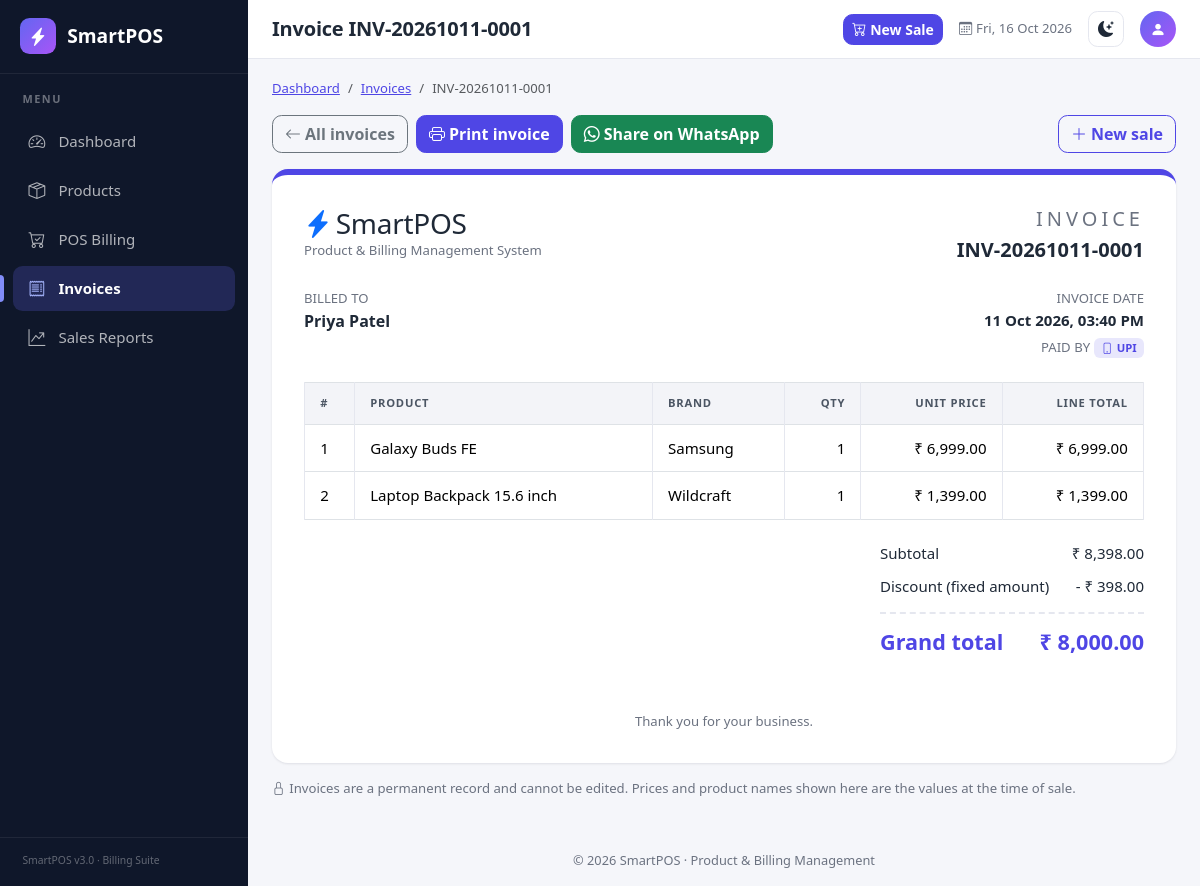
Screenshot of /invoices/view.php?id=2 with the database file from the repository.
### tables this page shows
CREATE TABLE invoices (
    id              INT UNSIGNED NOT NULL AUTO_INCREMENT,
    invoice_number  VARCHAR(30) NOT NULL,
    customer_name   VARCHAR(100) NOT NULL,
    payment_method  ENUM('cash','upi','card') NOT NULL DEFAULT 'cash',
    invoice_date    DATETIME NOT NULL DEFAULT CURRENT_TIMESTAMP,
    subtotal        DECIMAL(12,2) NOT NULL DEFAULT 0.00,
    discount_type   ENUM('none','percentage','fixed') NOT NULL DEFAULT 'none',
    discount_value  DECIMAL(10,2) NOT NULL DEFAULT 0.00,
    discount_amount DECIMAL(12,2) NOT NULL DEFAULT 0.00,
    grand_total     DECIMAL(12,2) NOT NULL DEFAULT 0.00,
    created_at      TIMESTAMP NOT NULL DEFAULT CURRENT_TIMESTAMP,
    PRIMARY KEY (id),
    UNIQUE KEY uq_invoices_number (invoice_number),
    KEY idx_invoices_date (invoice_date),
    KEY idx_invoices_customer (customer_name),
    CONSTRAINT chk_invoices_subtotal CHECK (subtotal >= 0),
    CONSTRAINT chk_invoices_discount CHECK (discount_amount >= 0 AND discount_amount <= subtotal),
    CONSTRAINT chk_invoices_total    CHECK (grand_total >= 0)
);

CREATE TABLE invoice_items (
    id           INT UNSIGNED NOT NULL AUTO_INCREMENT,
    invoice_id   INT UNSIGNED NOT NULL,
    product_id   INT UNSIGNED NOT NULL,
    product_name VARCHAR(150) NOT NULL,
    brand_name   VARCHAR(100) NOT NULL,
    quantity     INT UNSIGNED NOT NULL,
    unit_price   DECIMAL(10,2) NOT NULL,
    cost_price   DECIMAL(10,2) NOT NULL,
    line_total   DECIMAL(12,2) NOT NULL,
    PRIMARY KEY (id),
    KEY idx_items_invoice (invoice_id),
    KEY idx_items_product (product_id),
    CONSTRAINT fk_items_invoice FOREIGN KEY (invoice_id)
        REFERENCES invoices (id) ON DELETE CASCADE ON UPDATE CASCADE,
    CONSTRAINT fk_items_product FOREIGN KEY (product_id)
        REFERENCES products (id) ON DELETE RESTRICT ON UPDATE CASCADE,
    CONSTRAINT chk_items_qty   CHECK (quantity > 0),
    CONSTRAINT chk_items_price CHECK (unit_price >= 0 AND cost_price >= 0),
    CONSTRAINT chk_items_total CHECK (line_total >= 0)
);

### config/database.php (called while the page is built, shortened)
<?php
function db(): PDO
{
    static $pdo = null;
    if ($pdo === null) {
        $dsn = sprintf('mysql:host=%s;port=%s;dbname=%s;charset=utf8mb4', DB_HOST, DB_PORT, DB_NAME);
        $pdo = new PDO($dsn, DB_USER, DB_PASS, [
            PDO::ATTR_ERRMODE            => PDO::ERRMODE_EXCEPTION,
            PDO::ATTR_DEFAULT_FETCH_MODE => PDO::FETCH_ASSOC,
            PDO::ATTR_EMULATE_PREPARES   => false,
        ]);
    }
    return $pdo;
}

### invoices/view.php (the view, shortened to what this page needs)
<?php
$id = parse_uint(get_str('id'));
$invoice = null;
if ($id !== null && $id > 0) {
    $stmt = db()->prepare('SELECT * FROM invoices WHERE id = :id');
    $stmt->execute([':id' => $id]);
    $row = $stmt->fetch();
    $invoice = $row === false ? null : $row;
}
$itemStmt = db()->prepare(
    'SELECT product_name, brand_name, quantity, unit_price, line_total
       FROM invoice_items WHERE invoice_id = :id ORDER BY id'
);
$itemStmt->execute([':id' => $id]);
$items = $itemStmt->fetchAll();
if ($invoice['discount_type'] === 'percentage') {
    $pct = rtrim(rtrim(number_format((float) $invoice['discount_value'], 2, '.', ''), '0'), '.');
    $discountLabel = 'Discount (' . $pct . '%)';
} elseif ($invoice['discount_type'] === 'fixed') {
    $discountLabel = 'Discount (fixed amount)';
} else {
    $discountLabel = 'Discount';
}
$units = 0;
foreach ($items as $it) { $units += (int) $it['quantity']; }
$waText = APP_NAME . " invoice " . $invoice['invoice_number'] . "\n"
        . "Customer: " . $invoice['customer_name'] . "\n"
        . "Items: " . count($items) . " (" . $units . " units)\n"
        . "Total paid: " . money($invoice['grand_total']) . " via " . (payment_methods()[$invoice['payment_method']][0] ?? 'Cash') . "\n"
        . "Thank you for shopping with us!";
$waUrl = 'https://wa.me/?text=' . rawurlencode($waText);
require __DIR__ . '/../includes/header.php';
?>
<div class="d-flex flex-wrap gap-2 mb-3 no-print">
    <a href="<?= e(url('invoices/index.php')) ?>" class="btn btn-outline-secondary">
        <i class="bi bi-arrow-left me-1"></i>All invoices
    </a>
    <button type="button" class="btn btn-primary" onclick="window.print()">
        <i class="bi bi-printer me-1"></i>Print invoice
    </button>
    <a href="<?= e($waUrl) ?>" target="_blank" rel="noopener" class="btn btn-success">
        <i class="bi bi-whatsapp me-1"></i>Share on WhatsApp
    </a>
    <a href="<?= e(url('pos/index.php')) ?>" class="btn btn-outline-primary ms-auto">
        <i class="bi bi-plus-lg me-1"></i>New sale
    </a>
</div>
<div class="invoice-sheet" data-bs-theme="light">
    <div class="d-flex flex-wrap justify-content-between gap-3 mb-4">
        <div>
            <h2 class="h3 mb-0"><i class="bi bi-lightning-charge-fill text-primary me-1"></i><?= e(APP_NAME) ?></h2>
            <div class="text-muted small">Product &amp; Billing Management System</div>
        </div>
        <div class="text-md-end">
            <div class="invoice-title h5 mb-1">INVOICE</div>
            <div class="fw-bold fs-5"><?= e($invoice['invoice_number']) ?></div>
        </div>
    </div>
    <div class="row mb-4">
        <div class="col-sm-6 mb-3 mb-sm-0">
            <div class="text-muted small text-uppercase">Billed to</div>
            <div class="fw-semibold fs-6"><?= e($invoice['customer_name']) ?></div>
        </div>
        <div class="col-sm-6 text-sm-end">
            <div class="text-muted small text-uppercase">Invoice date</div>
            <div class="fw-semibold"><?= e(date('d M Y, h:i A', strtotime((string) $invoice['invoice_date']))) ?></div>
            <div class="mt-1"><span class="text-muted small text-uppercase">Paid by</span> <?= payment_badge((string) $invoice['payment_method']) ?></div>
        </div>
    </div>
    <div class="table-responsive">
        <table class="table table-bordered align-middle">
            <thead>
                <tr>
                    <th scope="col" style="width:50px">#</th>
                    <th scope="col">Product</th>
                    <th scope="col">Brand</th>
                    <th scope="col" class="text-end">Qty</th>
                    <th scope="col" class="text-end">Unit price</th>
                    <th scope="col" class="text-end">Line total</th>
                </tr>
            </thead>
            <tbody>
            <?php foreach ($items as $i => $it): ?>
                <tr>
                    <td><?= $i + 1 ?></td>
                    <td><?= e($it['product_name']) ?></td>
                    <td><?= e($it['brand_name']) ?></td>
                    <td class="text-end"><?= (int) $it['quantity'] ?></td>
                    <td class="text-end text-nowrap"><?= e(money($it['unit_price'])) ?></td>
                    <td class="text-end text-nowrap"><?= e(money($it['line_total'])) ?></td>
                </tr>
            <?php endforeach; ?>
            </tbody>
        </table>
    </div>
    <div class="row justify-content-end">
        <div class="col-md-5 col-lg-4">
            <div class="summary-row"><span>Subtotal</span><span><?= e(money($invoice['subtotal'])) ?></span></div>
            <div class="summary-row">
                <span><?= e($discountLabel) ?></span>
                <span>- <?= e(money($invoice['discount_amount'])) ?></span>
            </div>
            <div class="summary-row summary-total"><span>Grand total</span><span><?= e(money($invoice['grand_total'])) ?></span></div>
        </div>
    </div>
    <p class="text-center text-muted small mt-5 mb-0">Thank you for your business.</p>
</div>
<p class="text-muted small mt-3 no-print">
    <i class="bi bi-lock me-1"></i>Invoices are a permanent record and cannot be edited. Prices and product names
    shown here are the values at the time of sale.
</p>
<?php require __DIR__ . '/../includes/footer.php'; ?>

### includes/helpers.php (shortened to what this page needs)
<?php
function e(mixed $value): string
{
    return htmlspecialchars((string) $value, ENT_QUOTES | ENT_SUBSTITUTE, 'UTF-8');
}
function money(float|int|string $amount): string
{
    return CURRENCY . ' ' . number_format((float) $amount, 2);
}
function url(string $path = ''): string
{
    return BASE_URL . '/' . ltrim($path, '/');
}
function payment_methods(): array
{
    return [
        'cash' => ['Cash', 'bi-cash-coin'],
        'upi'  => ['UPI',  'bi-phone'],
        'card' => ['Card', 'bi-credit-card'],
    ];
}
function payment_badge(string $method): string
{
    $m = payment_methods()[$method] ?? ['Cash', 'bi-cash-coin'];
    return '<span class="badge badge-soft"><i class="bi ' . e($m[1]) . ' me-1"></i>' . e($m[0]) . '</span>';
}

### assets/css/style.css (style rules this page uses)
:root { --sp-primary: #4f46e5; --sp-primary-dark: #4338ca; --sp-primary-rgb: 79, 70, 229; --sp-accent: #f97316; --sp-sidebar-w: 248px; --sp-sidebar-bg: #0f172a; --sp-bg: #f5f6fa; --sp-card: #ffffff; --sp-border: #e5e7ef; --sp-text: #1f2937; --sp-muted: #6b7280; --sp-radius: .85rem; --sp-shadow: 0 1px 2px rgba(16, 24, 40, .04), 0 1px 3px rgba(16, 24, 40, .06); --bs-body-font-family: system-ui, -apple-system, "Segoe UI", Roboto, "Helvetica Neue", Arial, sans-serif; --bs-link-color: var(--sp-primary); }
body { background: var(--sp-bg); color: var(--sp-text); font-family: var(--bs-body-font-family); font-size: .94rem; }
a { color: var(--sp-primary); }
.text-muted, .form-text { color: var(--sp-muted) !important; }
h1, h2, h3, h4, h5, h6 { letter-spacing: -.01em; }
.btn { border-radius: .6rem; font-weight: 600; }
.btn-primary { --bs-btn-bg: var(--sp-primary); --bs-btn-border-color: var(--sp-primary); --bs-btn-color: #fff; --bs-btn-hover-bg: var(--sp-primary-dark); --bs-btn-hover-border-color: var(--sp-primary-dark); --bs-btn-hover-color: #fff; --bs-btn-active-bg: var(--sp-primary-dark); --bs-btn-active-border-color: var(--sp-primary-dark); --bs-btn-disabled-bg: var(--sp-primary); --bs-btn-disabled-border-color: var(--sp-primary); }
.btn-outline-primary { --bs-btn-color: var(--sp-primary); --bs-btn-border-color: var(--sp-primary); --bs-btn-hover-bg: var(--sp-primary); --bs-btn-hover-border-color: var(--sp-primary); --bs-btn-hover-color: #fff; --bs-btn-active-bg: var(--sp-primary-dark); --bs-btn-active-border-color: var(--sp-primary-dark); }
.table { --bs-table-bg: transparent; }
.table > :not(caption) > * > * { padding: .75rem .95rem; border-color: var(--sp-border); }
.table thead th { background: color-mix(in srgb, var(--sp-primary) 5%, var(--sp-card)); font-size: .7rem; text-transform: uppercase; letter-spacing: .07em; font-weight: 700; color: var(--sp-muted); white-space: nowrap; }
.badge-soft { background: color-mix(in srgb, var(--sp-primary) 13%, transparent); color: var(--sp-primary); font-weight: 600; }
.summary-row { display: flex; justify-content: space-between; padding: .35rem 0; }
.summary-total { font-size: 1.35rem; font-weight: 800; color: var(--sp-primary); border-top: 2px dashed var(--sp-border); margin-top: .5rem; padding-top: .75rem; }
.invoice-sheet { background: #fff; color: #1f2937; padding: 2rem; border-radius: 1rem; box-shadow: var(--sp-shadow); border-top: 6px solid #4f46e5; }
.invoice-sheet .invoice-title { letter-spacing: .2em; color: #6b7280; }
.invoice-sheet .text-muted { color: #6b7280 !important; }
.invoice-sheet .table thead th { background: #f3f4f8; color: #4b5563; }

### rows the page displays
invoices: invoice_number "INV-20261011-0001", customer_name "Priya Patel", invoice_date "11 Oct 2026, 03:40 PM", payment_method "UPI", subtotal "₹ 8,398.00", discount_type "Discount (fixed amount)", discount_amount "₹ 398.00", grand_total "₹ 8,000.00"
invoice_items: product_name "Galaxy Buds FE", brand_name "Samsung", quantity "1", unit_price "₹ 6,999.00", line_total "₹ 6,999.00"
invoice_items: product_name "Laptop Backpack 15.6 inch", brand_name "Wildcraft", quantity "1", unit_price "₹ 1,399.00", line_total "₹ 1,399.00"

### other values shown
APP_NAME "SmartPOS"
$label "Dashboard"
$label "Products"
$label "POS Billing"
$label "Invoices"
$label "Sales Reports"
$pageTitle "Invoice INV-20261011-0001"
$label "INV-20261011-0001"
